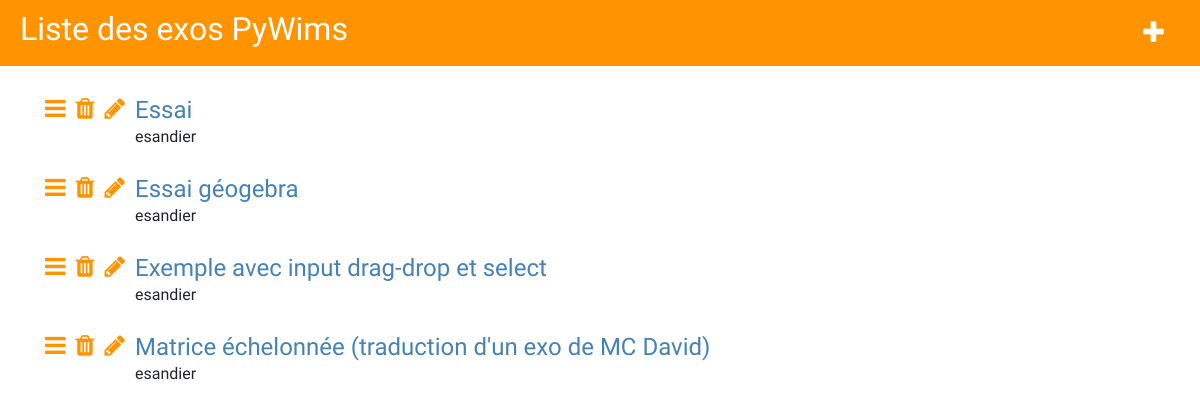
The app's page /, older data.
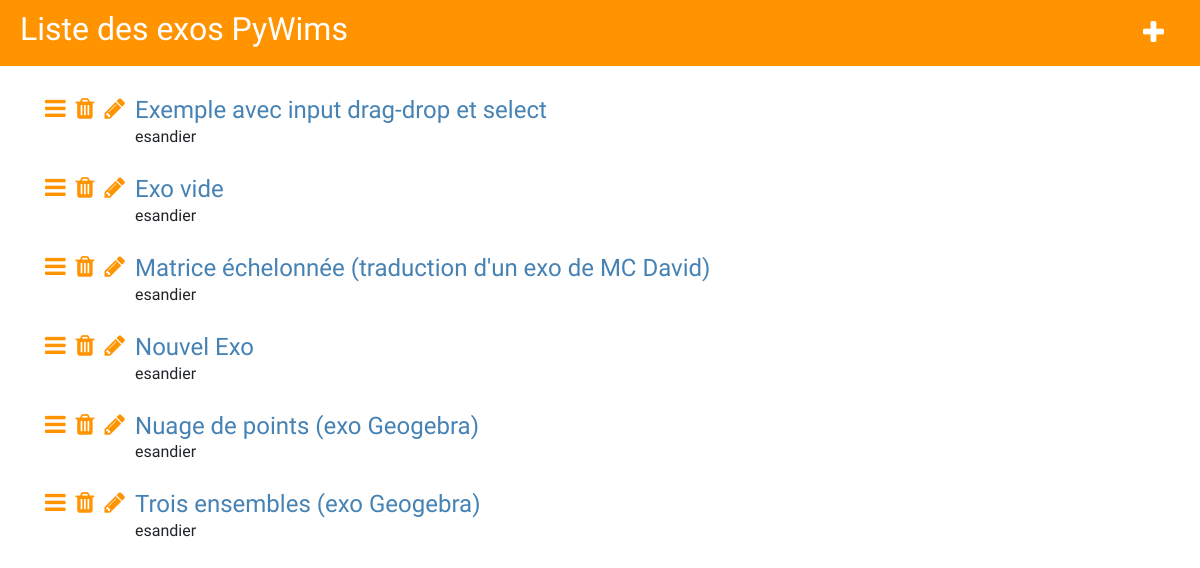
The same page, newer data.
### pywims_exos/models.py (models this page shows, shortened)
class Exo(models.Model):
	layouts_enonce = {'STD': 'layout_standard_ajax.html', 'GGB': 'layout_geogebra_ajax.html'}
	layouts_corrige = {'STD': 'layout_standard_corrige.html', 'GGB': 'layout_geogebra_corrige.html'}
	EXO_LAYOUTS = (('STD', 'Standard'),	('GGB', 'Geogebra'))
	EXOS_EMPTY_GGB_FILE = os.path.join(settings.MEDIA_ROOT,'ggb_files/empty.ggb')
	block_info = {
		'STD' : [
			{'name': 'avant', 'label': 'Avant', 'langage':'python'},
			{'name': 'enonce', 'label': 'Enoncé', 'langage':'django'},
			{'name': 'apres', 'label': 'Après', 'langage':'python'},
			{'name': 'reponse', 'label': 'Réponse', 'langage':'django'}],
		'GGB' : [
			{'name': 'avant', 'label': 'Avant', 'langage':'python'},
			{'name': 'ggb_commands', 'label': 'Geogebra', 'langage':'django'},
			{'name': 'enonce', 'label': 'Enoncé', 'langage':'django'},
			{'name': 'apres', 'label': 'Après', 'langage':'python'},
			{'name': 'reponse', 'label': 'Réponse', 'langage':'django'}]}
	layout = models.CharField(max_length=3, choices=EXO_LAYOUTS, default = 'STD')
	author = models.ForeignKey('auth.User')
	title = models.CharField(max_length=200)
	ggb_file = models.FileField(upload_to = 'ggb_files', blank = True, default = '')
	avant = models.TextField(blank = True, default = '')
	ggb_commands = models.TextField(blank = True, default = '')
	enonce = models.TextField(blank = True, default = '')
	apres = models.TextField(blank = True, default = '')
	reponse = models.TextField(blank = True, default = '')

### pywims_exos/views.py (the view, shortened to what this page needs)
# urls.py: url(r'^$', views.liste_exos, name='liste_exos'),
def liste_exos(request):
	if request.method == 'GET':
		exos = Exo.objects.all().order_by('title')
		return render(request, 'pywims_exos/liste_exos.html', {'exos': exos})

### pywims_exos/templates/pywims_exos/liste_exos.html (shortened to what this page needs)
{% extends 'pywims_exos/layout_appli.html' %}
{% block contenu %}
<div class = 'titre'>
	<h1>Liste des exos PyWims</h1>
	<button id = 'plus_button' class="glyph"><span class="fa fa-plus"></span></button>
</div>
<div class="content container">
	<div class="row">
		<div class="col"  id = 'liste-exos'>
			{% for exo in exos %}
			<div class = 'item-liste'>
				<a href="{% url 'form_exo' pk=exo.pk %}" class="list-glyph">
					<span class="fa fa-bars"></span></a>
				<a href="{% url 'delete_exo' pk=exo.pk %}" class="list-glyph">
					<span class="fa fa-trash"></span></a>
				<a href="{% url 'dev_exo' pk=exo.pk %}" class="list-glyph">
					<span class="fa fa-pencil"></span></a>
				<div style = 'display:inline-block'>
					<a href="{% url 'run_exo_ajax' pk=exo.pk %}" class="list-title">
						<h1>{{ exo.title }}	</h1>
					</a>
					<p>{{ exo.author }}</p>
				</div>
			</div>
			{% endfor %}
		</div>
	</div>
</div>
{% endblock %}

### pywims_exos/templates/pywims_exos/layout_appli.html (shortened to what this page needs)
{% load static %}
<html>
<head>
<link rel="stylesheet" href="https://maxcdn.bootstrapcdn.com/bootstrap/4.0.0-alpha.6/css/bootstrap.min.css">
<link rel="stylesheet" href="https://maxcdn.bootstrapcdn.com/font-awesome/4.4.0/css/font-awesome.min.css">
<link rel="stylesheet" href="{% static 'css/pywims_exos.css' %}">
</head>
<body>
				{% block contenu %}
				{% endblock %}
</body>
</html>

### pywims_exos/static/css/pywims_exos.css (style rules this page uses)
body { font-family: 'Crete Round', serif; }
div.titre h1, div.titre h1 a, div.titre h1 a:visited, div.titre h1 a:active { color: #ffffff; font-size: 24pt; text-decoration: none; }
div.titre { background-color: #ff9400; margin-top: 0; margin-bottom: 20px; padding: 10px 10px 10px 20px; display:flex; justify-content: space-between; }
.glyph, .glyph-visited, .dev-glyph,.dev-glyph:visited { background:inherit; border:none; color: #ffffff; font-size: 20pt; margin-right: 20px; align-self:center; }
div.item-liste { display:flex; margin-top: 10px; }
div.item-liste h1, input.item-liste { font-size: 18pt; color: SteelBlue; margin: 0px; }
.list-glyph, .list-glyph:hover, .list-glyph:visited,.list-title, .list-title:hover, .list-title:visited { color: #ff9400; float: left; font-size: 18pt; margin-right: 10px; align-self:top; }

Row changes from the older to the newer data that the page shows:
removed Exo: title "Essai", author "esandier"
added Exo: title "Exo vide", author "esandier"
added Exo: title "Nouvel Exo", author "esandier"
added Exo: title "Nuage de points (exo Geogebra)", author "esandier"
changed Exo: title "Essai géogebra" → "Trois ensembles (exo Geogebra)"; moves down the list
